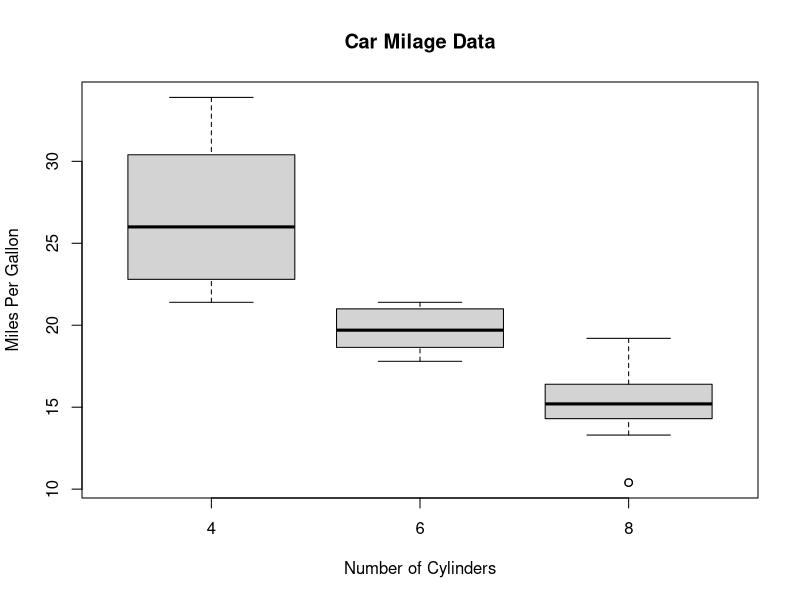
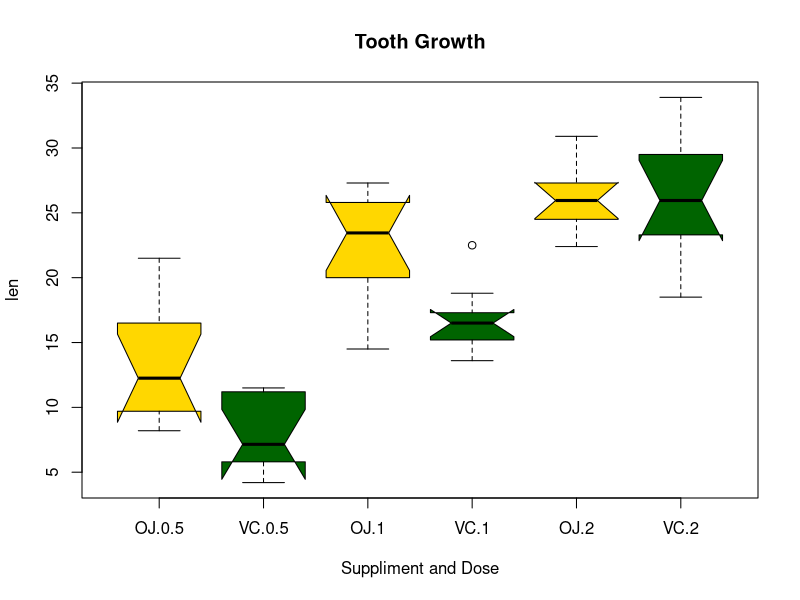
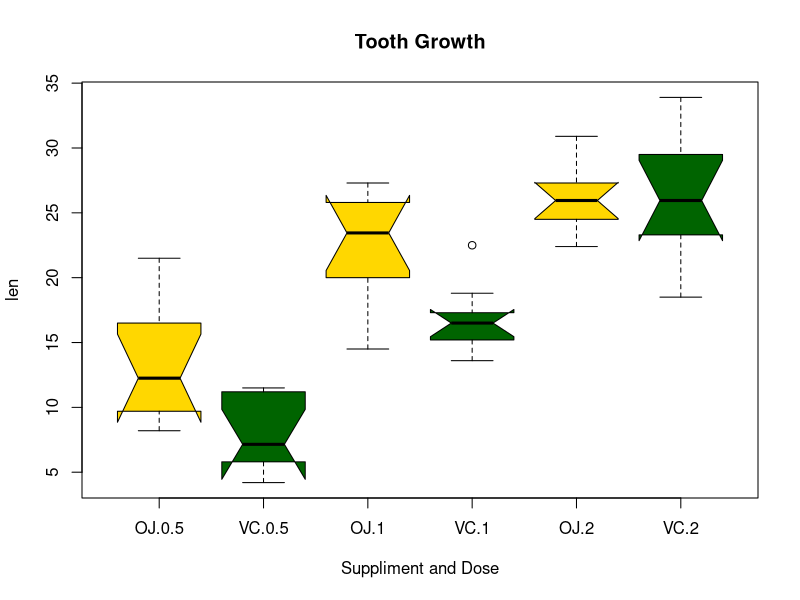
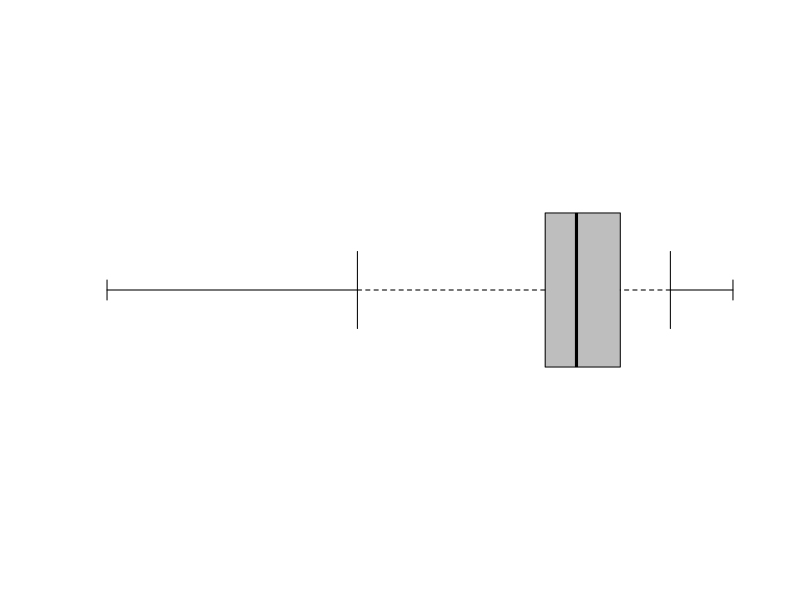
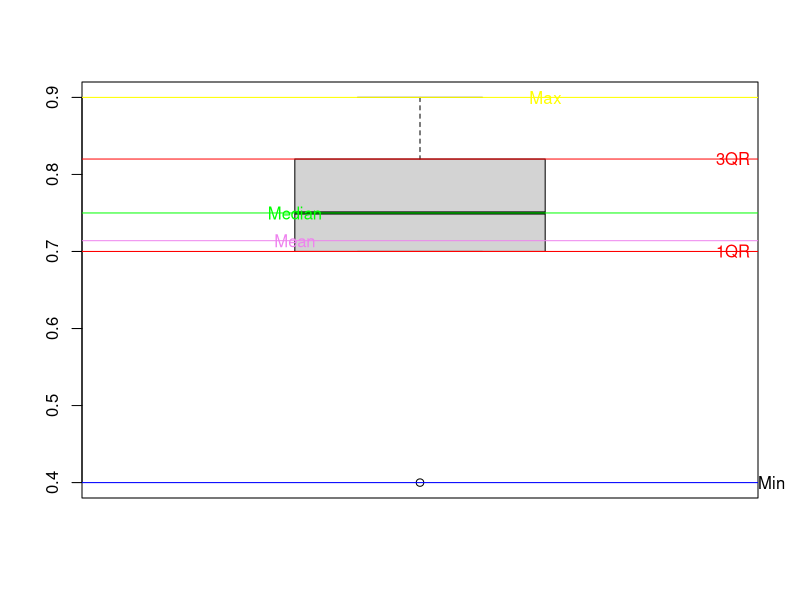
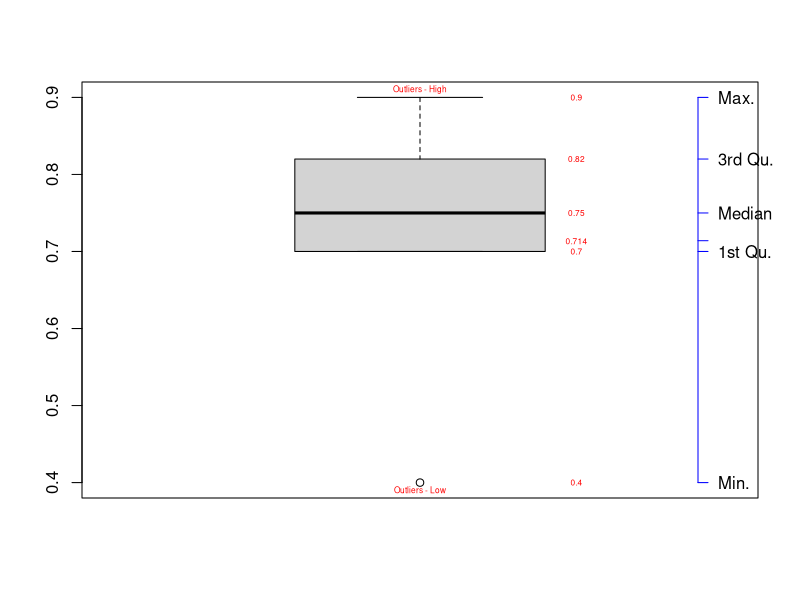
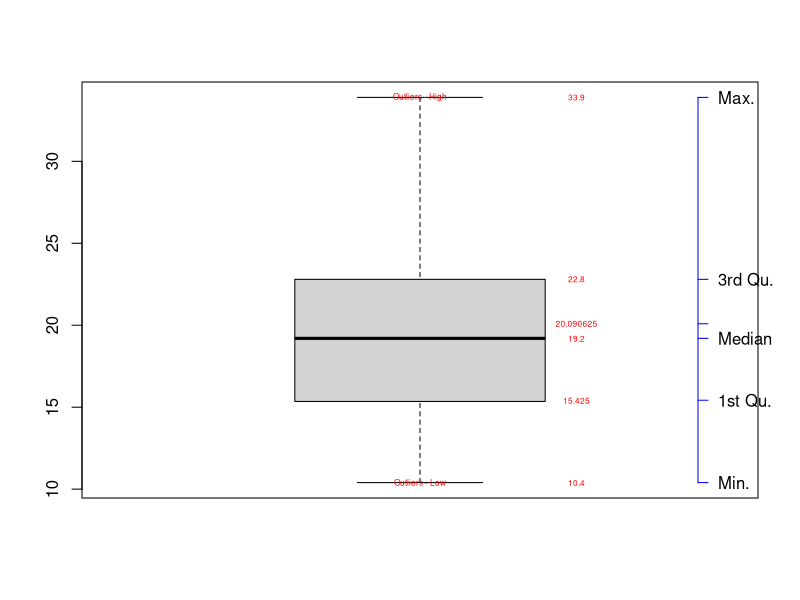

These figures' R source, in order:
# Box Plots

# Boxplot of MPG by Car Cylinders 
boxplot(mpg~cyl,data=mtcars, main="Car Milage Data", 
        xlab="Number of Cylinders", ylab="Miles Per Gallon")

# Notched Boxplot of Tooth Growth Against 2 Crossed Factors
# boxes colored for ease of interpretation 
boxplot(len~supp*dose, data=ToothGrowth, notch=TRUE, 
        col=(c("gold","darkgreen")),
        main="Tooth Growth", xlab="Suppliment and Dose")
#In the notched boxplot, if two boxes' notches do not overlap this is ‘strong evidence’ their medians differ 

# Notched Boxplot of Tooth Growth Against 2 Crossed Factors
# boxes colored for ease of interpretation 
boxplot(len~supp*dose, data=ToothGrowth, notch=TRUE, 
        col=(c("gold","darkgreen")),
        main="Tooth Growth", xlab="Suppliment and Dose")








# BoxPlot 3 -------------
data    <- c(0.4, 0.7, 0.75, 0.82, 0.9)
data
endaxis <- c(0, 1)  # endpoints of axis
datamm  <- c(min(data), max(data))
boxplot(data, horizontal = TRUE, range = 0, ylim = endaxis,
        axes = FALSE, col = "grey", add = FALSE)
arrows(endaxis, 1,  datamm, 1,  code = 1, angle = 90, length = 0.1)
valuelabels <- c(endaxis[1], round(fivenum(data)[2], digits = 2) ,
                 round(fivenum(data)[4], digits = 2), endaxis[2]  ) 

# Boxplot 4 ----------

boxplot(data)
abline(h = min(data), col = "Blue")
mtext(4,at = min(data), text='Min' , las=2)

abline(h = max(data), col = "Yellow")
text(x=1.2, y=max(data), labels= 'Max', col='Yellow')

abline(h = median(data), col = "Green")
text(x=.8, y=median(data), labels= 'Median', col='Green')

abline(h = mean(data), col = "Violet")
text(x=.8, y=mean(data), labels= 'Mean', col='Violet')

abline(h = quantile(data, c(0.25, 0.75)), col = "Red")
text(x=1.5, y=quantile(data, c(0.25, 0.75)), 
     labels= c('1QR','3QR'), col='Red')


data    <- c(0.4, 0.7, 0.75, 0.82, 0.9)
boxplot(data)
axis(4, at=summary(data), labels = names(summary(data)), 
las=2, line = -3, cex.lab=.5,col="blue")
text(x=1.25, y=summary(data), labels = summary(data), col='red', cex=.5)

text(x=1, y=c(min(data)-.01, max(data)+.01),  labels = c('Outliers - Low', 'Outliers - High'), col='red', cex=.5)

boxplot(mtcars$mpg)
axis(4, at=summary(mtcars$mpg), labels = names(summary(mtcars$mpg)), las=2, line = -3, cex.lab=.5,col="blue")
text(x=1.25, y=summary(mtcars$mpg), labels = summary(mtcars$mpg), col='red', cex=.5)
text(x=1, y=c(min(mtcars$mpg)-.01, max(mtcars$mpg)+.01),  labels = c('Outliers - Low', 'Outliers - High'), col='red', cex=.5)
     
     
